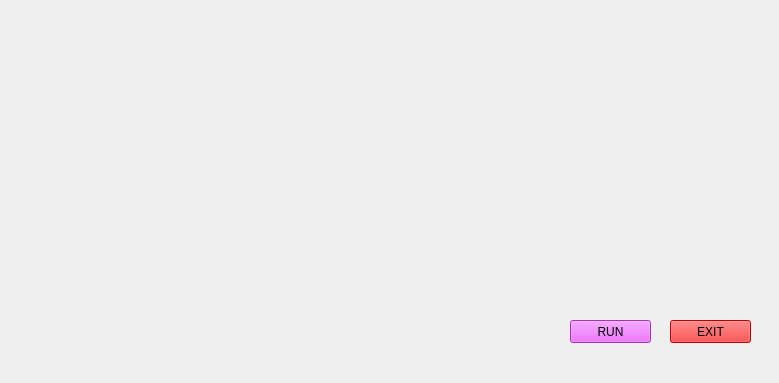
<?xml version="1.0" encoding="UTF-8"?>
<ui version="4.0">
 <class>MainWindow</class>
 <widget class="QMainWindow" name="MainWindow">
  <property name="geometry">
   <rect>
    <x>0</x>
    <y>0</y>
    <width>779</width>
    <height>383</height>
   </rect>
  </property>
  <property name="windowTitle">
   <string>MainWindow</string>
  </property>
  <widget class="QWidget" name="centralwidget">
   <widget class="QLabel" name="label">
    <property name="geometry">
     <rect>
      <x>-4</x>
      <y>-1</y>
      <width>781</width>
      <height>391</height>
     </rect>
    </property>
    <property name="text">
     <string/>
    </property>
    <property name="pixmap">
     <pixmap>D:/Mini_proj.voiceASS/7LP8.gif</pixmap>
    </property>
    <property name="scaledContents">
     <bool>true</bool>
    </property>
   </widget>
   <widget class="QPushButton" name="pushButton">
    <property name="geometry">
     <rect>
      <x>570</x>
      <y>320</y>
      <width>81</width>
      <height>23</height>
     </rect>
    </property>
    <property name="styleSheet">
     <string notr="true">background-color: rgb(234, 71, 255);
font: italic 14pt &quot;Garamond&quot;;</string>
    </property>
    <property name="text">
     <string>RUN</string>
    </property>
   </widget>
   <widget class="QPushButton" name="pushButton_2">
    <property name="geometry">
     <rect>
      <x>670</x>
      <y>320</y>
      <width>81</width>
      <height>23</height>
     </rect>
    </property>
    <property name="styleSheet">
     <string notr="true">background-color: rgb(255, 0, 0);
font: 75 8pt &quot;MS Shell Dlg 2&quot;;
font: italic 14pt &quot;Garamond&quot;;</string>
    </property>
    <property name="text">
     <string>EXIT</string>
    </property>
   </widget>
   <widget class="QLabel" name="label_2">
    <property name="geometry">
     <rect>
      <x>-4</x>
      <y>0</y>
      <width>231</width>
      <height>101</height>
     </rect>
    </property>
    <property name="text">
     <string/>
    </property>
    <property name="pixmap">
     <pixmap>D:/Mini_proj.voiceASS/T8bahf.gif</pixmap>
    </property>
   </widget>
   <widget class="QTextBrowser" name="textBrowser">
    <property name="geometry">
     <rect>
      <x>490</x>
      <y>20</y>
      <width>131</width>
      <height>31</height>
     </rect>
    </property>
    <property name="font">
     <font>
      <family>Cascadia Mono SemiBold</family>
      <pointsize>12</pointsize>
      <weight>75</weight>
      <italic>false</italic>
      <bold>true</bold>
     </font>
    </property>
    <property name="styleSheet">
     <string notr="true">background:transparent;
border:none;</string>
    </property>
   </widget>
   <widget class="QTextBrowser" name="textBrowser_2">
    <property name="geometry">
     <rect>
      <x>620</x>
      <y>20</y>
      <width>131</width>
      <height>31</height>
     </rect>
    </property>
    <property name="font">
     <font>
      <family>Cascadia Mono SemiBold</family>
      <pointsize>12</pointsize>
      <weight>75</weight>
      <italic>false</italic>
      <bold>true</bold>
     </font>
    </property>
    <property name="styleSheet">
     <string notr="true">background:transparent;
border:none;</string>
    </property>
   </widget>
  </widget>
 </widget>
 <resources/>
 <connections/>
</ui>
